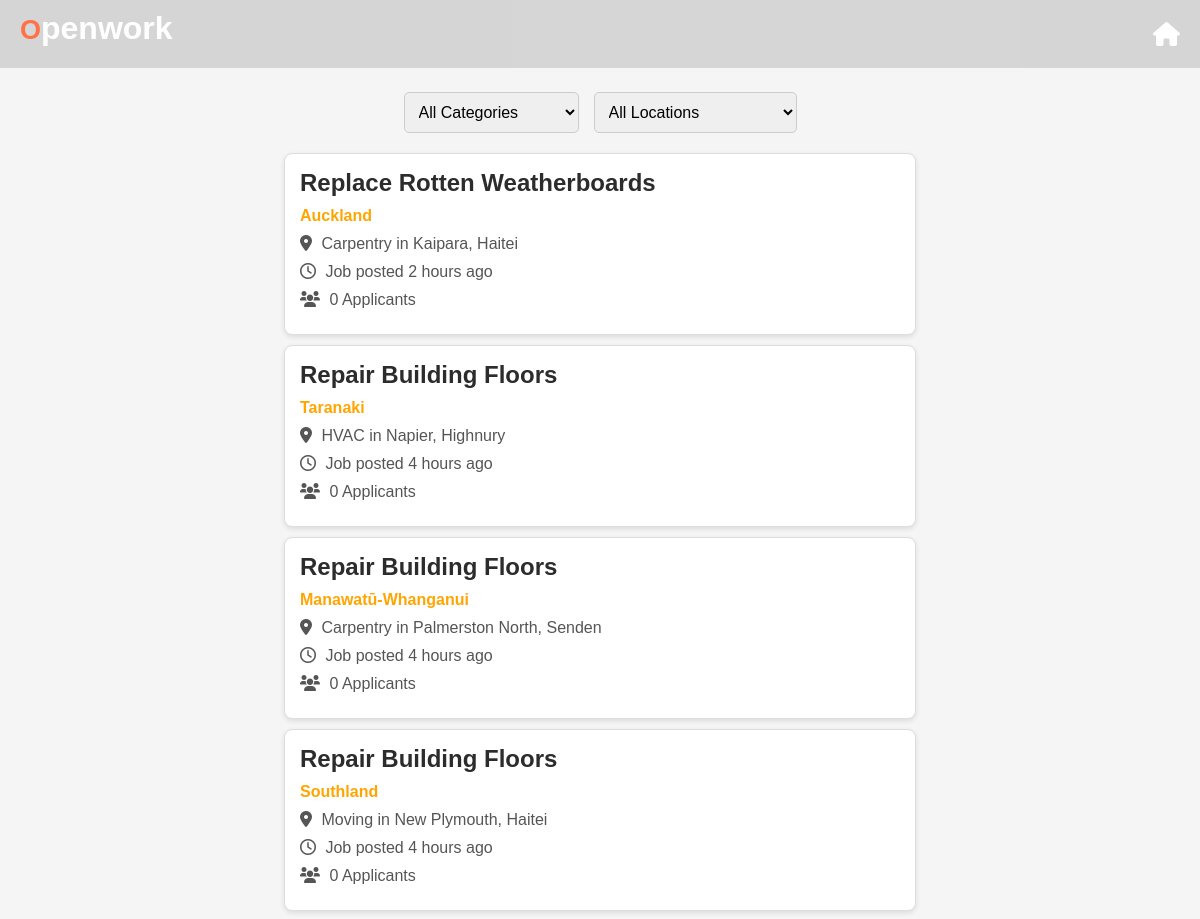
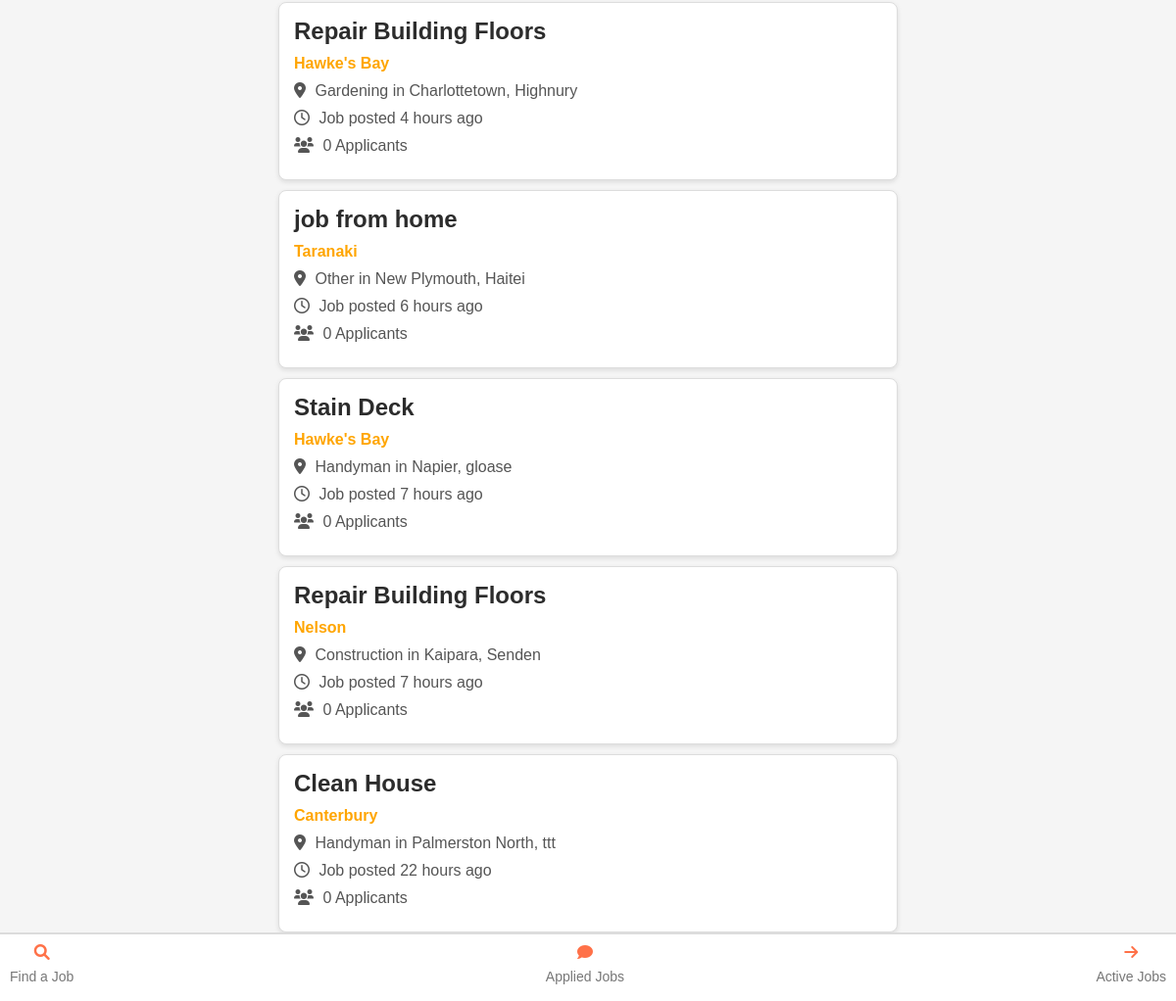
The app's page /find_a_job with its own data (2 pictures, top to bottom).
### app.py (models this page shows)
class Job(db.Model):
    id = db.Column(db.Integer, primary_key=True)
    job_name = db.Column(db.String(100), nullable=False)
    job_category = db.Column(db.String(100), nullable=False)
    location = db.Column(db.String(100), nullable=True)  # Add location column here
    city = db.Column(db.String(100), nullable=False)
    suburb = db.Column(db.String(100), nullable=False)
    tasks = db.Column(db.String(250), nullable=False)
    price_per_hour = db.Column(db.Float, nullable=False)
    image_paths = db.Column(db.String(255))
    additional_details = db.Column(db.String(250))
    date_created = db.Column(db.DateTime, default=datetime.utcnow)
    status = db.Column(db.String(20), default='open')  # 'open', 'applied', 'closed', etc.
    applicants = db.relationship('JobApplication', backref='job', lazy=True)
    accepted_user_id = db.Column(db.Integer, nullable=True)
    business_profile_id = db.Column(db.Integer, db.ForeignKey('business_profile.id'), nullable=False)
    payment_required = db.Column(db.Boolean, default=False)
    user_id = db.Column(db.Integer, db.ForeignKey('user.id'))  # Foreign key to User
    user = db.relationship('User', backref=db.backref('jobs', lazy=True))  # Relationship to User

### app.py (the view)
@app.route('/find_a_job')
def find_a_job():
    job_data = Job.query.all()
    return render_template('find_a_job.html', job_data=job_data)

### app.py (called while the page is built)
def time_ago(date):
    now = datetime.utcnow()
    delta = now - date
    if delta.days == 1:
        return '1 day ago'
    elif delta.days > 1:
        return f'{delta.days} days ago'
    elif delta.seconds >= 3600:
        hours = delta.seconds // 3600
        return f'{hours} hours ago'
    elif delta.seconds >= 60:
        minutes = delta.seconds // 60
        return f'{minutes} minutes ago'
    else:
        return 'just now'

### templates/find_a_job.html (shortened to what this page needs)
<!DOCTYPE html>
<html lang="en">
  <head>
    <link
      rel="stylesheet"
      href="https://cdnjs.cloudflare.com/ajax/libs/font-awesome/6.0.0-beta3/css/all.min.css"
    />
  </head>
  <body>
    {% extends 'base_labour.html' %} {% block title %}Labourer{% endblock %} {%
    block content %}
    <div class="sort-options">
      <select id="sort-category" class="sort-dropdown">
        <option value="all" selected>All Categories</option>
      </select>
      <select id="sort-location" class="sort-dropdown">
        <option value="all" selected>All Locations</option>
      </select>
    </div>
    <div id="job-listings">
      {% for job in job_data|reverse %} {% if current_user.id not in
      job.applicants|map(attribute='user_id') and job.status != 'booked' %}
      <a
        href="{{ url_for('display_jobs', job_id=job.id) }}"
        class="job-listing"
        data-category="{{ job.job_category }}"
        data-location="{{ job.location }}"
      >
        <h3>{{ job.job_name }}</h3>
        <p><strong style="color: orange">{{ job.location }}</strong></p>
        <p>
          <i class="fas fa-map-marker-alt"></i> {{ job.job_category }} in {{
          job.city }}, {{ job.suburb }}
        </p>
        <p>
          <i class="far fa-clock"></i> Job posted {{ job.date_created|time_ago
          }}
        </p>
        <p>
          <i class="fas fa-users"></i> {{ job.applicants|length }} Applicants
        </p>
      </a>
      {% endif %} {% endfor %}
    </div>
  </body>
  {% endblock %}

### templates/base_labour.html (shortened to what this page needs)
<!DOCTYPE html>
<html>
  <head>
    <link
      rel="stylesheet"
      href="https://cdnjs.cloudflare.com/ajax/libs/font-awesome/6.0.0-beta3/css/all.min.css"
    />
  </head>
  <header>
    <div class="logo-container">
      <div class="openworklogo">
        <h1 class="logo">O<span class="letter-o">penwork</span></h1>
      </div>
    </div>
    <nav>
      <a href="{{ url_for('labourer_dashboard') }}" class="header-button">
        <i class="fas fa-home"></i>
      </a>
    </nav>
  </header>
  <body>
    <br />
    <br />
    <br />
    <br />
    {% block content %} {% endblock %}
  </body>
  <footer>
    <a href="{{ url_for('find_a_job') }}" class="footers-button">
      <i class="fas fa-search"></i>
      <p>Find a Job</p>
    </a>
    <a href="{{ url_for('applied_jobs') }}" class="footers-button">
      <i class="fas fa-comment"></i>
      <p>Applied Jobs</p>
    </a>
    <a href="{{ url_for('active_jobs') }}" class="footers-button">
      <i class="fas fa-arrow-right"></i>
      <p>Active Jobs</p>
    </a>
  </footer>
</html>

### templates/find_a_job.html (style rules this page uses)
body { font-family: Arial, sans-serif; margin: 0; padding: 0; background-color: #f5f5f5; }
.sort-options { margin: 20px; display: flex; justify-content: center; gap: 15px; }
.sort-dropdown { padding: 10px; font-size: 1rem; border-radius: 5px; border: 1px solid #ccc; }
.job-listing { background-color: #fff; border-radius: 8px; border: 1px solid #ddd; padding: 15px; margin: 10px auto; max-width: 600px; box-shadow: 0 2px 5px rgba(0, 0, 0, 0.1); position: relative; transition: all 0.3s ease; text-decoration: none; color: inherit; }
.job-listing h3 { color: #2c2c2c; margin: 0; font-size: 1.5rem; }
.job-listing p { color: #555; margin: 10px 0; }
.job-listing p i { margin-right: 5px; }
.job-listing:last-child { margin-bottom: 70px; }

### templates/base_labour.html (style rules this page uses)
.openworklogo { margin-left: 10px; }
.logo { color: #ff7148; font-size: 27px; font-weight: bold; }
.letter-o { color: #ffffff; font-size: 32px; font-family: "Arial", sans-serif; }
h1 { color: #ff7148; font-family: "Arial", sans-serif; margin-bottom: 10px; }
header { background-color: #95959555; color: #fff; text-align: left; padding: 10px; padding-bottom: 10px; border-top-right-radius: 0px; position: fixed; top: 0; left: 0; right: 0; z-index: 50; height: 6vh; }
.fas.fa-home { font-size: 24px; position: absolute; right: 20px; top: 50%; transform: translateY(-50%); color: #ffffff; }
h1 { font-size: 24px; margin: 0; padding: 0; border-top-right-radius: ; }
nav a { color: #fff; text-decoration: none; margin-right: 30px; font-size: 16px; margin-top: 20px; text-align: center; margin-bottom: 30px; transition: color 0.3s ease; font-family: "Lucida Sans", "Lucida Sans Regular", "Lucida Grande", "Lucida Sans Unicode", Geneva, Verdana, sans-serif; }
footer { background-color: #fff; color: #ccc; text-align: center; padding: 10px; height: 6vh; position: fixed; border-top: 2px solid #95959555; bottom: 0; left: 0; right: 0; z-index: 50; display: flex; justify-content: space-between; font-family: "Lucida Sans", "Lucida Sans Regular", "Lucida Grande", "Lucida Sans Unicode", Geneva, Verdana, sans-serif; }
.footers-button { color: #777777; text-decoration: none; display: flex; flex-direction: column; align-items: center; }
.footers-button i { font-size: 16px; margin-bottom: -5px; color: #ff7148; }
.footers-button p { font-size: 14px; }

### records on screen
Job: job_name "Replace Rotten Weatherboards", location "Auckland", job_category "Carpentry", city "Kaipara", suburb "Haitei", date_created "2 hours ago", applicants|length "0"
Job: job_name "Repair Building Floors", location "Taranaki", job_category "HVAC", city "Napier", suburb "Highnury", date_created "4 hours ago", applicants|length "0"
Job: job_name "Repair Building Floors", location "Manawatū-Whanganui", job_category "Carpentry", city "Palmerston North", suburb "Senden", date_created "4 hours ago", applicants|length "0"
Job: job_name "Repair Building Floors", location "Southland", job_category "Moving", city "New Plymouth", suburb "Haitei", date_created "4 hours ago", applicants|length "0"
Job: job_name "Repair Building Floors", location "Hawke's Bay", job_category "Gardening", city "Charlottetown", suburb "Highnury", date_created "4 hours ago", applicants|length "0"
Job: job_name "job from home", location "Taranaki", job_category "Other", city "New Plymouth", suburb "Haitei", date_created "6 hours ago", applicants|length "0"
Job: job_name "Stain Deck", location "Hawke's Bay", job_category "Handyman", city "Napier", suburb "gloase", date_created "7 hours ago", applicants|length "0"
Job: job_name "Repair Building Floors", location "Nelson", job_category "Construction", city "Kaipara", suburb "Senden", date_created "7 hours ago", applicants|length "0"
Job: job_name "Clean House", location "Canterbury", job_category "Handyman", city "Palmerston North", suburb "ttt", date_created "22 hours ago", applicants|length "0"
